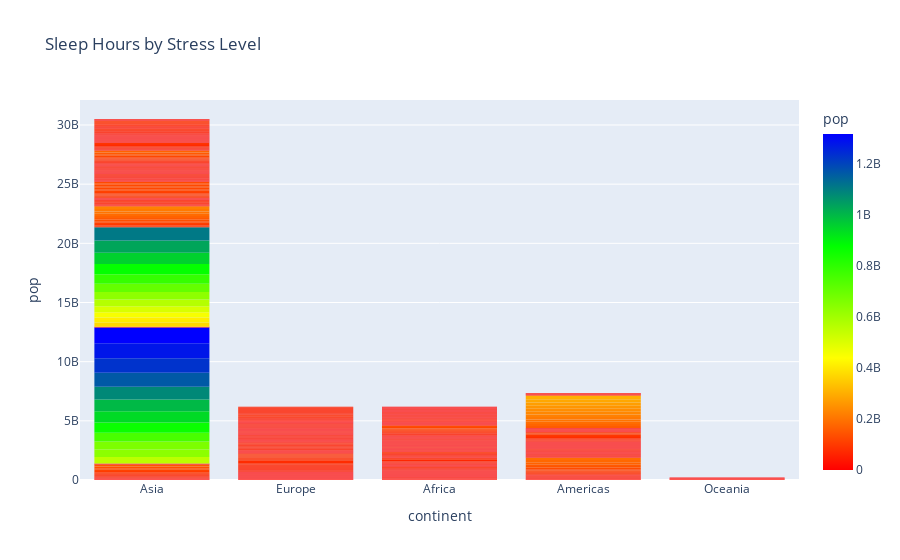

The notebook cell this image was saved under:
### Markdown cell above
Constructing color range

### Code cell
scale = ['rgb(255,0,0)', 'rgb(255,255,0)', 'rgb(0,255,0)', 'rgb(0,0,255)']
fig = px.bar(data, x='continent', y='pop', title='Sleep Hours by Stress Level',
             color= 'pop', color_continuous_scale = scale)
fig.update_traces(opacity=1, marker_line_width=0)
fig.show()

### Figure 1 — Plotly figure (JSON) as saved in the notebook; plotly's stock layout.template omitted (floating-point values rounded to 4 significant figures; data arrays with more than 128 entries replaced by an {"elided": "..."} marker saying what was removed)
{"data": [{"hovertemplate": "continent=%{x}<br>pop=%{marker.color}<extra></extra>", "legendgroup": "", "marker": {"color": {"elided": "1704 int values"}, "coloraxis": "coloraxis", "line": {"width": 0}, "pattern": {"shape": ""}}, "name": "", "opacity": 1, "orientation": "v", "showlegend": false, "textposition": "auto", "type": "bar", "x": {"elided": "1704 str values"}, "xaxis": "x", "y": {"elided": "1704 int values"}, "yaxis": "y"}], "layout": {"barmode": "relative", "coloraxis": {"colorbar": {"title": {"text": "pop"}}, "colorscale": [[0, "rgb(255,0,0)"], [0.3333, "rgb(255,255,0)"], [0.6667, "rgb(0,255,0)"], [1, "rgb(0,0,255)"]]}, "legend": {"tracegroupgap": 0}, "title": {"text": "Sleep Hours by Stress Level"}, "xaxis": {"anchor": "y", "domain": [0, 1], "title": {"text": "continent"}}, "yaxis": {"anchor": "x", "domain": [0, 1], "title": {"text": "pop"}}}}
